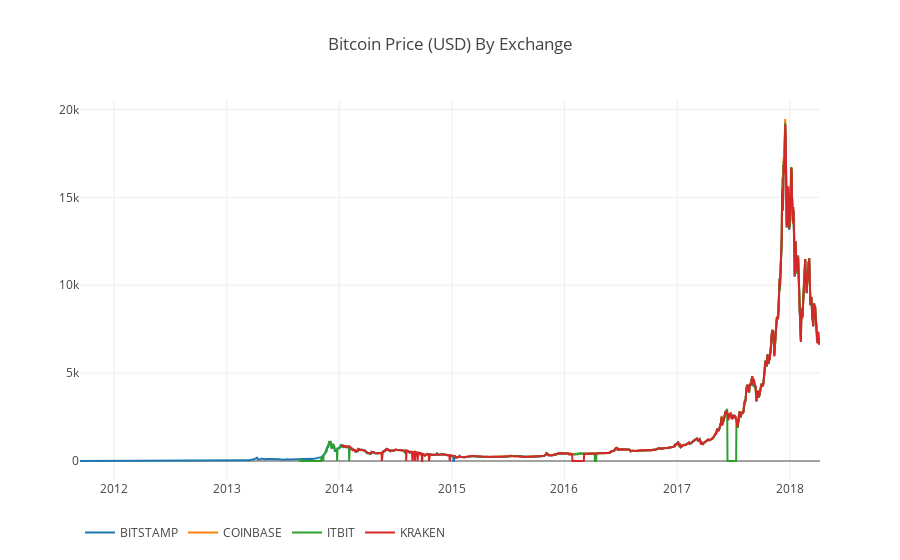

Notebook cell for this chart:
### Code cell
# Plot all of the BTC exchange prices
df_scatter(btc_usd_datasets, 'Bitcoin Price (USD) By Exchange')

### Figure 1 — Plotly figure (JSON) as saved in the notebook; plotly's stock layout.template omitted (floating-point values rounded to 4 significant figures; data arrays with more than 128 entries replaced by an {"elided": "..."} marker saying what was removed)
{"data": [{"name": "BITSTAMP", "type": "scatter", "visible": "visible", "x": {"elided": "2401 str values"}, "y": {"elided": "2401 float values"}}, {"name": "COINBASE", "type": "scatter", "visible": "visible", "x": {"elided": "2401 str values"}, "y": {"elided": "2401 float values"}}, {"name": "ITBIT", "type": "scatter", "visible": "visible", "x": {"elided": "2401 str values"}, "y": {"elided": "2401 float values"}}, {"name": "KRAKEN", "type": "scatter", "visible": "visible", "x": {"elided": "2401 str values"}, "y": {"elided": "2401 float values"}}], "layout": {"legend": {"orientation": "h"}, "title": "Bitcoin Price (USD) By Exchange", "xaxis": {"type": "date"}, "yaxis": {"showticklabels": true, "title": "", "type": "linear"}}}
